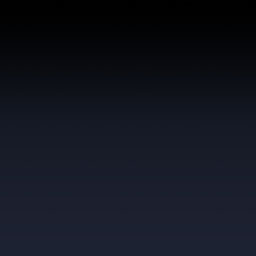
#> input picture website/scratch/9_dJaYPieHYAsHRvp.jpg, 256 x 256 px; its folder holds only this picture in this run
$ python -i unfeather_all.py   (imports and definitions only)
#> lines starting #> are read from the running program, lines starting #| are printed output that depends on the picture
import os
import math
import time
from PIL import Image

def unfeather_frame(file_path, r_inner=0.4, r_outer=0.9):
#> called with file_path = '9_dJaYPieHYAsHRvp.jpg', r_inner = 0.4, r_outer = 0.9
    img = Image.open(file_path).convert('RGBA')
    width, height = img.size
#> width = 256; height = 256
    cx, cy = width / 2, height / 2
#> cx = 128; cy = 128

    r_ch, g_ch, b_ch, a_ch = img.split()
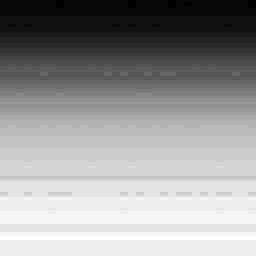
#> r_ch: PIL image 256x256 L; min 0, max 30, mean 17.9; drawn with min black and max white
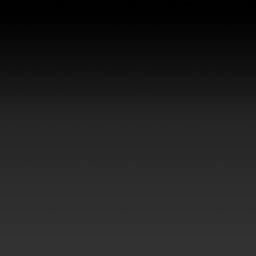
#> b_ch: PIL image 256x256 L; min 0, max 50, mean 30.6
#> a_ch: PIL image 256x256 L; every value is 255
    a_pixels = a_ch.load()

    new_a = Image.new('L', (width, height))
#> new_a: PIL image 256x256 L; every value is 0
    new_a_pixels = new_a.load()

    for y in range(height):
        dy = (y - cy) / cy
        for x in range(width):
            dx = (x - cx) / cx
            r = math.sqrt(dx*dx + dy*dy)

            # Reconstruct factor
            if r < r_inner:
                factor = 1.0
            elif r > r_outer:
                factor = 0.0
            else:
                t = (r_outer - r) / (r_outer - r_inner)
                factor = t * t * (3 - 2 * t)

            feathered_alpha = a_pixels[x, y]

            if factor > 0.05:
                orig_alpha = min(255, int(feathered_alpha / factor))
            else:
                # Extrapolate outer edges
                if r <= 1.0:
                    extrapolated = 100 - (100 - 79) * ((r - 0.9) / 0.1)
                    orig_alpha = max(0, min(255, int(extrapolated)))
                else:
                    orig_alpha = 79

            new_a_pixels[x, y] = orig_alpha

    restored_img = Image.merge('RGBA', (r_ch, g_ch, b_ch, new_a))
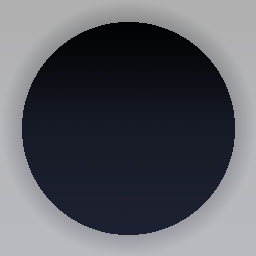
#> restored_img: PIL image 256x256 RGBA; mean R, G, B, A 17.9, 20.8, 30.6, 178.8; transparent parts drawn white
    restored_img.save(file_path, 'PNG')

def main():
    comp_dir = 'public/logo-sequence/comp'
    files = sorted([f for f in os.listdir(comp_dir) if f.startswith('main_') and f.endswith('.png')])

    print(f"Restoring {len(files)} files to original unfeathered state...")

    start_time = time.time()
    processed_count = 0
    for file_name in files:
        file_path = os.path.join(comp_dir, file_name)
        unfeather_frame(file_path)
        processed_count += 1
        if processed_count % 20 == 0 or processed_count == len(files):
            print(f"  Restored {processed_count}/{len(files)} frames...")

    duration = time.time() - start_time
    print(f"Success: Restored all {processed_count} frames in {duration:.2f} seconds!")

# [2 lines not run here, left out]

>>> result = unfeather_frame('9_dJaYPieHYAsHRvp.jpg')

$ run again, on website/scratch/10_BpRGnHiBWCtcdeB.png
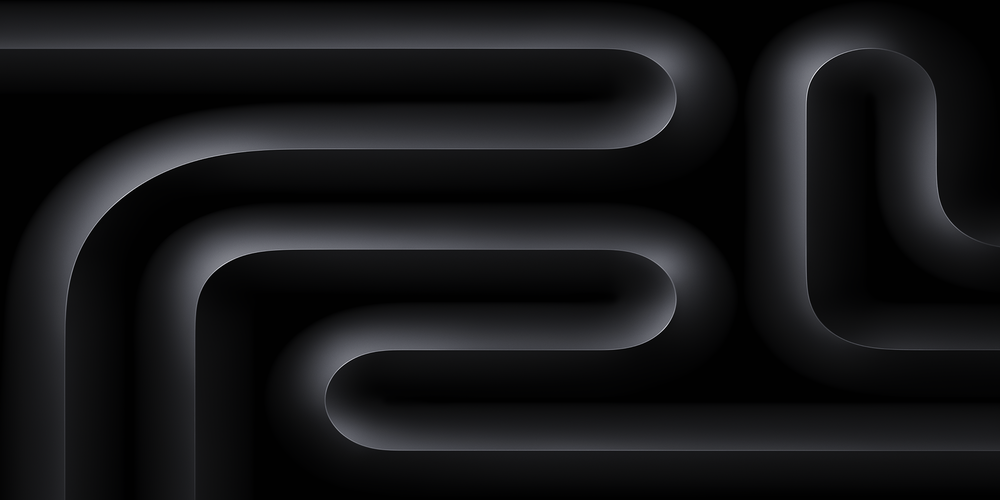
#> input picture website/scratch/10_BpRGnHiBWCtcdeB.png, 1000 x 500 px, shrunk from 2048 x 1024 before the run
#> a_ch: PIL image 1000x500 L; every value is 255
#> new_a: PIL image 1000x500 L; every value is 0
#> in unfeather_frame, `restored_img = Image.merge('RGBA', (r_ch, g_ch, b_ch, new_a))`:
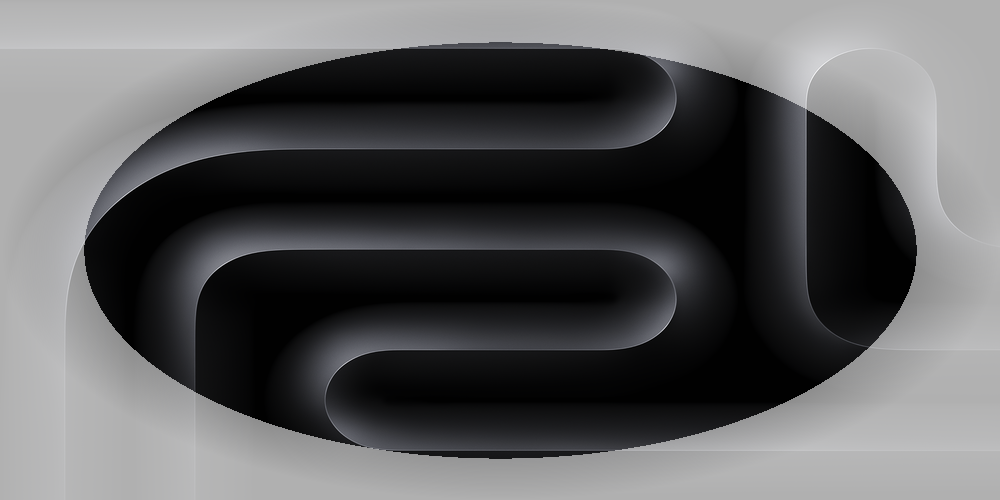
#> restored_img: PIL image 1000x500 RGBA; mean R, G, B, A 22.3, 22.7, 24.4, 178.8; transparent parts drawn white
